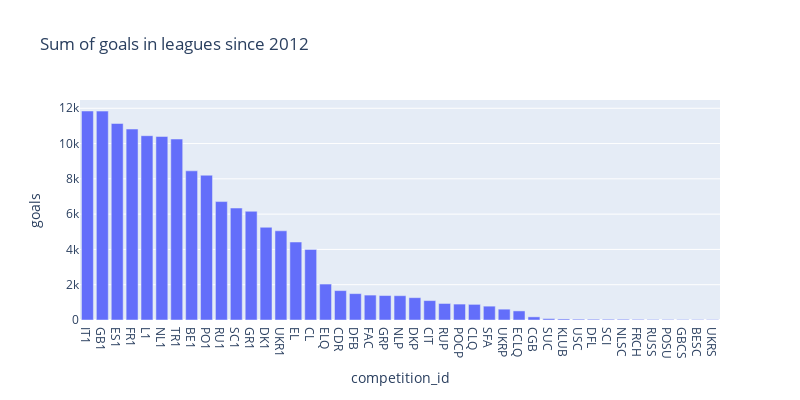

Here is the notebook cell this chart was saved with:
### Code cell
px.bar(competitions_goals, x='competition_id', y='goals', title='Sum of goals in leagues since 2012', height=400, width=800)

### Figure 1 — Plotly figure (JSON) as saved in the notebook; plotly's stock layout.template omitted (floating-point values rounded to 4 significant figures)
{"data": [{"alignmentgroup": "True", "hovertemplate": "competition_id=%{x}<br>goals=%{y}<extra></extra>", "legendgroup": "", "marker": {"color": "#636efa", "pattern": {"shape": ""}}, "name": "", "offsetgroup": "", "orientation": "v", "showlegend": false, "textposition": "auto", "type": "bar", "x": ["IT1", "GB1", "ES1", "FR1", "L1", "NL1", "TR1", "BE1", "PO1", "RU1", "SC1", "GR1", "DK1", "UKR1", "EL", "CL", "ELQ", "CDR", "DFB", "FAC", "GRP", "NLP", "DKP", "CIT", "RUP", "POCP", "CLQ", "SFA", "UKRP", "ECLQ", "CGB", "SUC", "KLUB", "USC", "DFL", "SCI", "NLSC", "FRCH", "RUSS", "POSU", "GBCS", "BESC", "UKRS"], "xaxis": "x", "y": [11845, 11839, 11137, 10822, 10445, 10402, 10257, 8454, 8205, 6712, 6345, 6161, 5255, 5055, 4420, 4002, 2038, 1666, 1495, 1412, 1386, 1378, 1266, 1100, 936, 902, 886, 785, 614, 515, 178, 79, 59, 47, 44, 42, 42, 36, 31, 30, 29, 28, 24], "yaxis": "y"}], "layout": {"barmode": "relative", "height": 400, "legend": {"tracegroupgap": 0}, "title": {"text": "Sum of goals in leagues since 2012"}, "width": 800, "xaxis": {"anchor": "y", "autorange": true, "domain": [0, 1], "range": [-0.5, 42.5], "title": {"text": "competition_id"}, "type": "category"}, "yaxis": {"anchor": "x", "autorange": true, "domain": [0, 1], "range": [0, 12470.0], "title": {"text": "goals"}, "type": "linear"}}}
